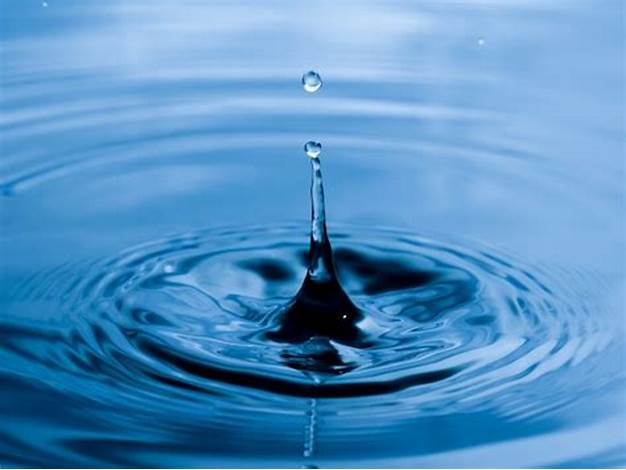
#> input picture exercises/OIP.jpg, 626 x 470 px
$ python morphology.py
#> lines starting #> are read from the running program, lines starting #| are printed output that depends on the picture
import cv2 as cv
import numpy as np
im = cv.imread('OIP.jpg')
#> im is the input picture: shape (470, 626, 3); mean B, G, R 194.9, 145.6, 84.7
img = cv.resize(im,(480,360))

cv.imshow('Real Image',img)
cv.waitKey()

def erosion(img):
    ker = np.ones((5,5),np.uint8)
    er = cv.erode(img,ker,iterations = 1)
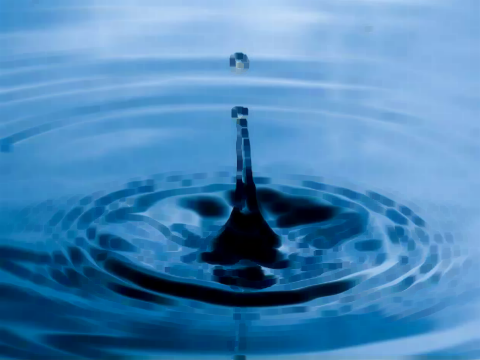
#> er: shape (360, 480, 3); mean B, G, R 182.8, 134.1, 73.9
    cv.imshow('Erosion',er)
    cv.waitKey()

def dilation(img):
    ker = np.ones((5,5),np.uint8)
    dil = cv.dilate(img,ker,iterations = 1)
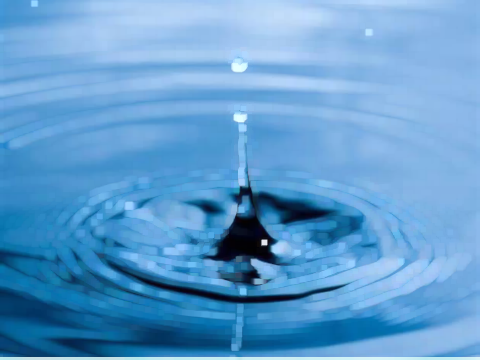
#> dil: shape (360, 480, 3); mean B, G, R 206.8, 157.1, 96.3
    cv.imshow('Dilution',dil)
    cv.waitKey()

def opening(img):
    ker = np.ones((5,5),np.uint8)
    op = cv.morphologyEx(img, cv.MORPH_OPEN, ker)
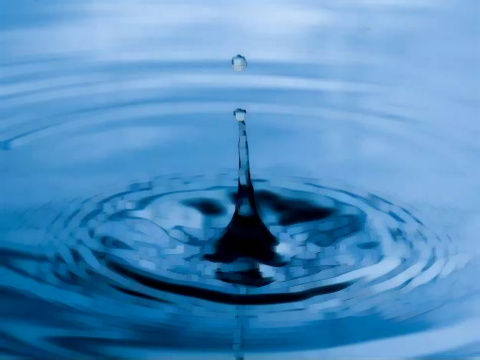
#> op: shape (360, 480, 3); mean B, G, R 191.6, 142.3, 81.3
    cv.imshow('Opening',op)
    cv.waitKey()

def closing(img):
    ker = np.ones((5,5),np.uint8)
    cl = cv.morphologyEx(img, cv.MORPH_CLOSE, ker)
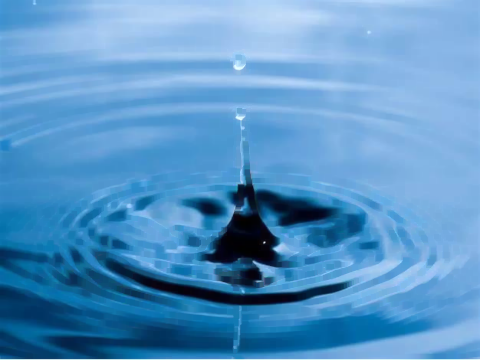
#> cl: shape (360, 480, 3); mean B, G, R 198.1, 148.6, 87.5
    cv.imshow('Closing',cl)
    cv.waitKey()

erosion(img)
dilation(img)
opening(img)
closing(img)

cv.destroyAllWindows()

$ run again, with exercises/img1.jpg copied over exercises/OIP.jpg
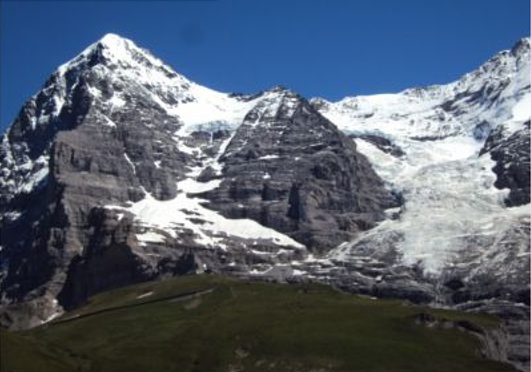
#> input picture exercises/img1.jpg, 531 x 372 px
#> im is the input picture: shape (372, 531, 3); mean B, G, R 112.3, 97, 86.1
#> in dilation, `dil = cv.dilate(img,ker,iterations = 1)`:
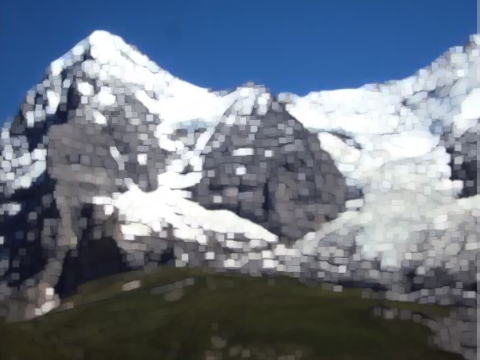
#> dil: shape (360, 480, 3); mean B, G, R 132.9, 118.2, 107.6
#> in closing, `cl = cv.morphologyEx(img, cv.MORPH_CLOSE, ker)`:
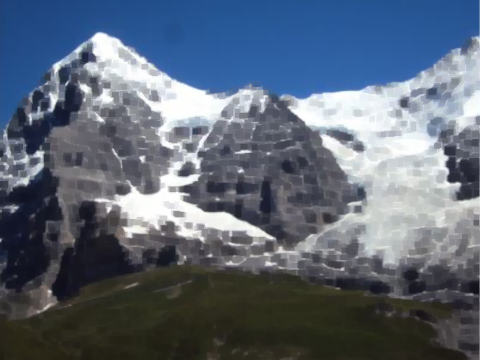
#> cl: shape (360, 480, 3); mean B, G, R 118.7, 103.2, 92.2

$ run again, with exercises/img2.jpg copied over exercises/OIP.jpg
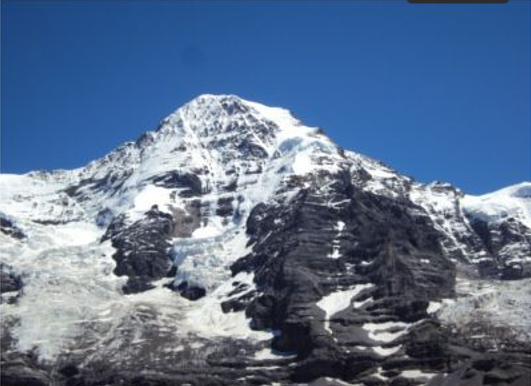
#> input picture exercises/img2.jpg, 531 x 386 px
#> im is the input picture: shape (386, 531, 3); mean B, G, R 143.8, 114.4, 93.6
#> in erosion, `er = cv.erode(img,ker,iterations = 1)`:
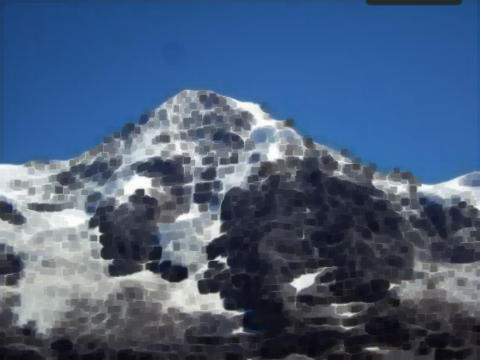
#> er: shape (360, 480, 3); mean B, G, R 123.1, 93.4, 72.4
#> in closing, `cl = cv.morphologyEx(img, cv.MORPH_CLOSE, ker)`:
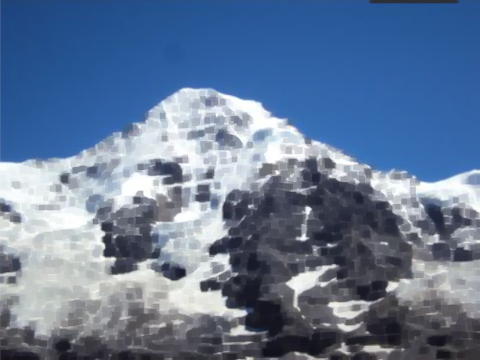
#> cl: shape (360, 480, 3); mean B, G, R 150.7, 120.9, 100.2
